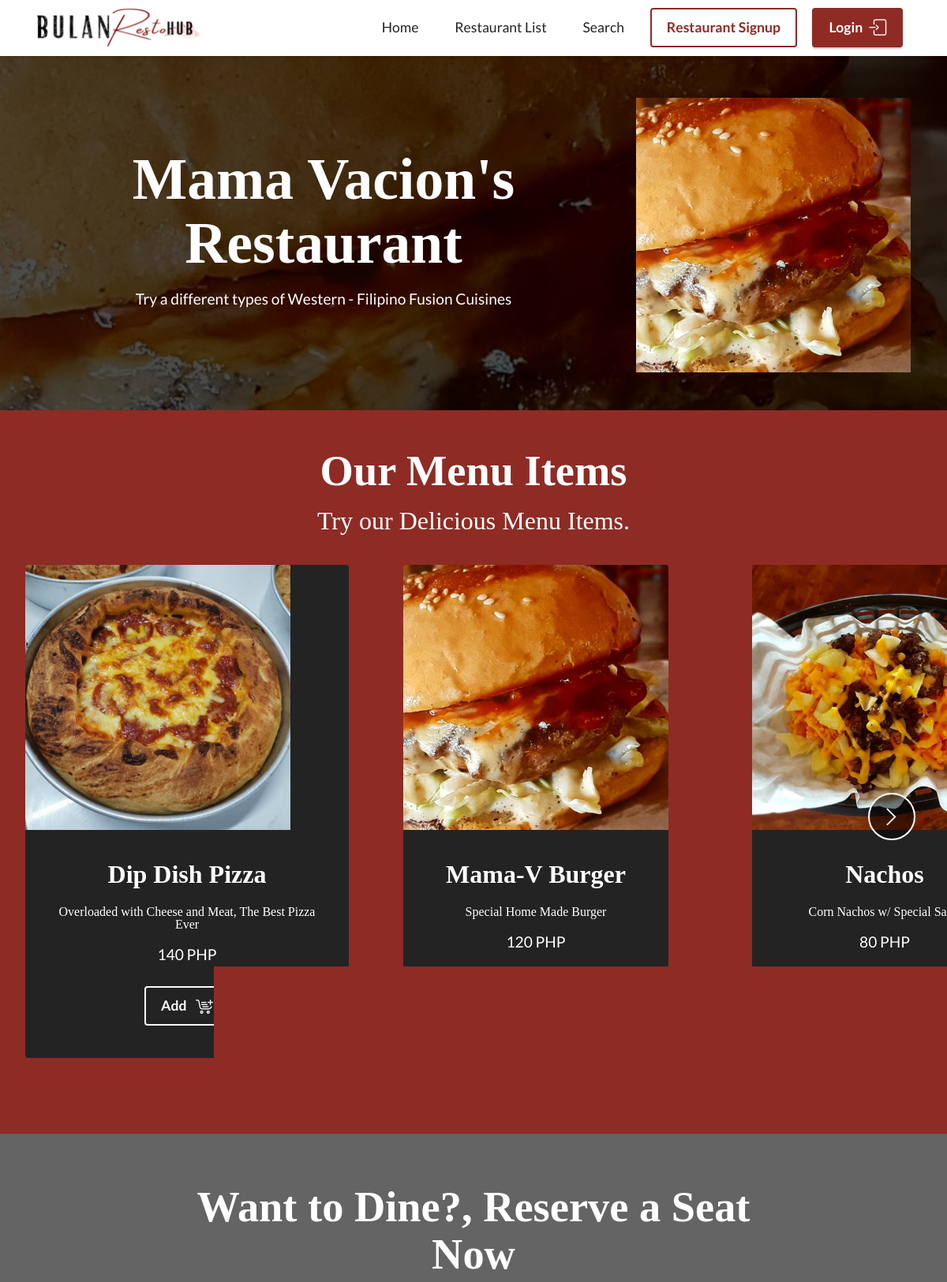
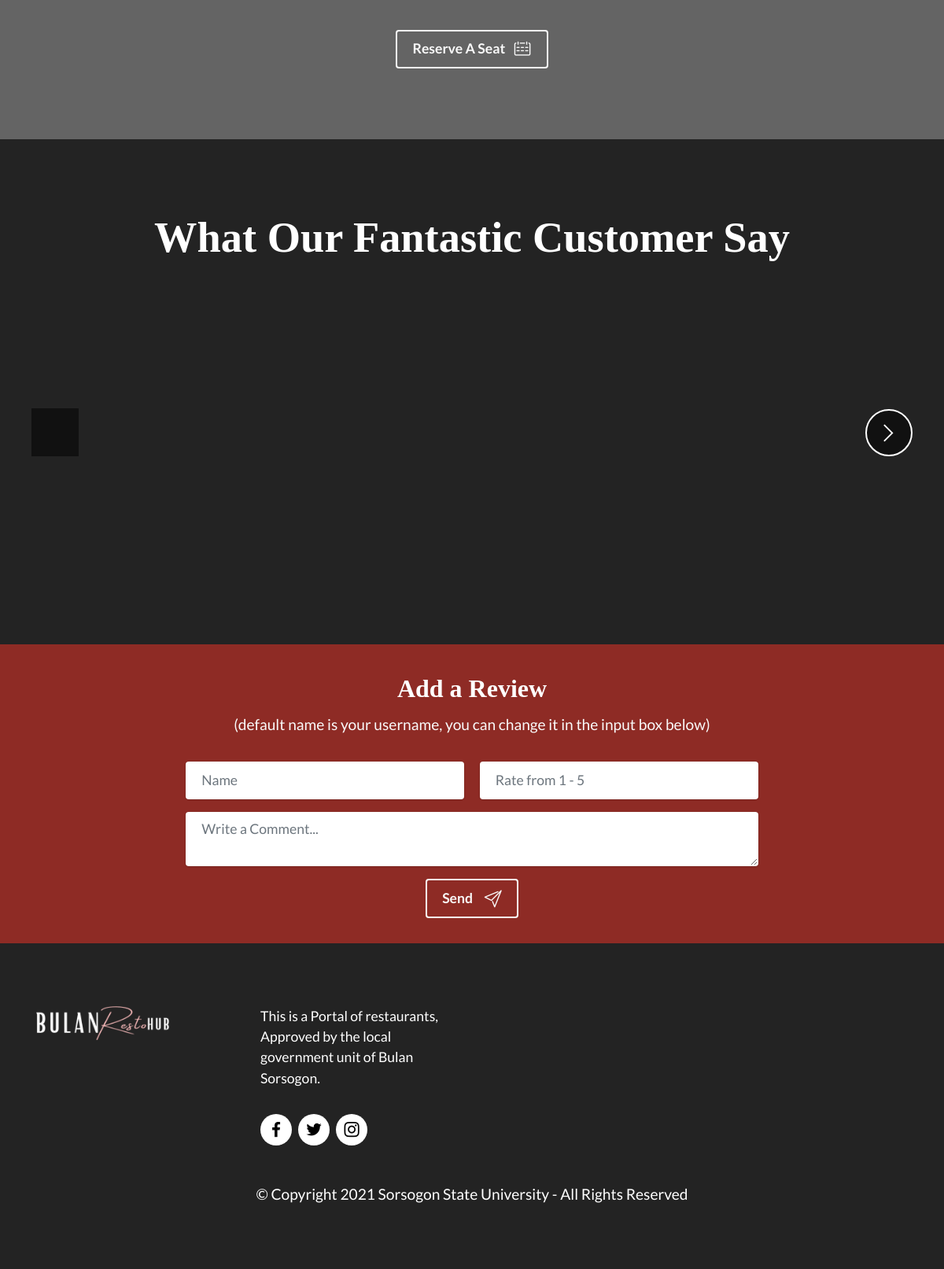
The app's page /restaurant/mamav with its own data (2 pictures, top to bottom).
### model.py (models this page shows)
class Restaurants(db.Model):
    __tablename__ = 'restaurants'
    id = Column(Integer,primary_key=True)
    title = Column(String(255))
    subtitle = Column(Text)
    image = Column(String(255))
    slug = Column(String(255))
    useraccount = Column(String(255))

class MenuItems(db.Model):
    __tablename__ = 'menu_items'
    id = Column(Integer,primary_key=True)
    name = Column(String(255))
    details = Column(String(255))
    image = Column(String(255))
    price = Column(String(255))
    search_tags = Column(String(255))
    slug = Column(String(255))

class Feedback(db.Model):
    __tablename__ = 'feedback'
    id = Column(Integer,primary_key=True)
    username = Column(String)
    slug = Column(String)
    rate = Column(Float)
    comment = Column(String)

### app.py (the view, shortened to what this page needs)
@app.route('/restaurant/<string:slug>',methods=['GET','POST'])
def restaurantpage(slug):
    global current_slug
    form = FeedbackForm()
    cart_form = CartForm()
    is_login = False
    restaurant = Restaurants.query.filter_by(slug=slug).one()
    menu_items = MenuItems.query.filter_by(slug=slug).order_by(asc(MenuItems.name))
    comments = Feedback.query.filter_by(slug=slug).order_by(asc(Feedback.username))
    return render_template('restaurant.html', restaurant=restaurant, menu_items=menu_items,comments=comments,is_login=is_login,cart_data_len=CartRecord.query.count(),form=form)

### forms.py
class FeedbackForm(FlaskForm):
    feedback_name = StringField('Name',render_kw={"placeholder":"Name"})
    rate = IntegerField('Rate',render_kw={"placeholder": "Rate from 1 - 5", "type" : "number"},validators=[NumberRange(1,5,message='You can only rate from 1 - 5')])
    message = TextAreaField('Message',render_kw={"placeholder":"Write a Comment..."},validators=[DataRequired()])

class CartForm(FlaskForm):
    menu_name = HiddenField()
    price = HiddenField()

### app.py (called while the page is built)
@app.context_processor
def default_contents():
    home_title = 'Life is full of Memories, we make them sweeter'
    home_subtitle = 'Choose a Restaurant'
    home_card_title = ["Restaurant Reservations","Order Food Now!","Join our Community"]
    home_card_subtitle =["Reserve a seat on our affiliated restaurants.","Easy ordering with free shipping fee.","We listen to feedback, be a part of our community."]
    restaurant_list_title = 'Our Affiliated Restaurant\'s'
    return dict(home_title=home_title,
                home_subtitle= home_subtitle,
                home_card_title = home_card_title,
                home_card_subtitle=home_card_subtitle,
                restaurant_list_title=restaurant_list_title)

### templates/restaurant.html (shortened to what this page needs)
{%extends "base.html"%}
{%block navbutton%}
{% if not is_login%}
<div class="navbar-buttons mbr-section-btn">
    <a class="btn btn-primary-outline display-4" href="/restosignup">
    Restaurant Signup
    </a>
    <a class="btn btn-primary display-4" href="/login">
    <span class="mbrib-login mbr-iconfont mbr-iconfont-btn" style="color: rgb(255, 255, 255);"></span>Login</a>
</div>
{%endif%}
{%endblock%}
{%block content%}
<section data-bs-version="5.1" class="header11 cid-sRxkInO9Dh mbr-parallax-background" style="background:url({{'../static/images/'+restaurant.image}}); background-size:cover; background-position: center;" id="header11-1q">
    <div class="mbr-overlay" style="opacity: 0.7; background-color: rgb(0, 0, 0);"></div>
    <div class="container">
        <div class="row justify-content-center">
            <div class="col-12 col-md-4 image-wrapper">
                <img class="w-100" src="{{url_for('static',filename = 'images/' + restaurant.image)}}" alt={{restaurant.slug}}>
            </div>
            <div class="col-12 col-md">
                <div class="text-wrapper text-center">
                    <h1 class="mbr-section-title mbr-fonts-style mb-3 display-1">
                        <strong>{{restaurant.title}}</strong></h1>
                    <p class="mbr-text mbr-fonts-style display-7">
                        {{restaurant.subtitle}}</p>
                </div>
            </div>
        </div>
    </div>
</section>
<section data-bs-version="5.1" class="slider4 mbr-embla cid-sRxnOJl3Yd" id="slider4-1u">
    <div class="position-relative text-center">
        <div class="mbr-section-head">
            <h4 class="mbr-section-title mbr-fonts-style align-center mb-0 display-2">
                <strong>Our Menu Items</strong></h4>
            <h5 class="mbr-section-subtitle mbr-fonts-style align-center mb-0 mt-2 display-5">Try our Delicious Menu Items.</h5>
        </div>
        <div class="embla mt-4" data-skip-snaps="true" data-align="center" data-contain-scroll="trimSnaps" data-auto-play-interval="5" data-draggable="true">
            <div class="embla__viewport container-fluid">
                <div class="embla__container">
                    {%for item in menu_items%}
                    <div class="embla__slide slider-image item" style="margin-left: 1rem; margin-right: 1rem;">
                        <div class="slide-content">
                            <div class="item-wrapper">
                                <div class="item-img">
                                    <img src="{{url_for('static',filename = 'images/' + item.image)}}" style="width:21rem !important; height:21rem !important;">
                                </div>
                            </div>
                            <div class="item-content">
                                <h5 class="item-title mbr-fonts-style display-5"><strong>{{item.name}}</strong></h5>
                                <p class="item-title mbr-fonts-style mt-3 display-8">{{item.details}}</p>
                                <p class="mbr-text mbr-fonts-style mt-3 display-7">{{item.price}} PHP</p>
                            </div>
                            {% if not is_login%}
                            <div class="mbr-section-btn item-footer mt-2">
                                <a href="/login_error" class="btn item-btn btn-white-outline display-4" >
                                    <span class="mbrib-cart-add mbr-iconfont mbr-iconfont-btn"></span>Add&nbsp;
                                </a>
                            </div>
                            {%endif%}
                        </div>
                    </div>
                    {%endfor%}
                </div>
            </div>
            <button class="embla__button embla__button--next">
                <span class="mobi-mbri mobi-mbri-arrow-next mbr-iconfont" aria-hidden="true"></span>
            </button>
        </div>
    </div>
</section>
<section data-bs-version="5.1" class="info1 cid-sRxtMGZNhn mbr-parallax-background" id="info1-1x">
    <div class="mbr-overlay" style="opacity: 0.7; background-color: rgb(35, 35, 35);"></div>
    <div class="align-center container-fluid">
        <div class="row justify-content-center">
            <div class="col-12 col-lg-8">
                <h3 class="mbr-section-title mb-4 mbr-fonts-style display-2"><strong>Want to Dine?, Reserve a Seat Now</strong></h3>
                <div class="mbr-section-btn"><a class="btn btn-white-outline display-4" href='{{"/reservation/" + restaurant.slug}}'><span class="mbrib-calendar mbr-iconfont mbr-iconfont-btn"></span>Reserve A Seat&nbsp;</a></div>
            </div>
        </div>
    </div>
</section>
{% if comments.count() > 0 %}
<section data-bs-version="5.1" class="people5 mbr-embla cid-sRzsP7EzVI" id="people5-2d">
    <div class="position-relative text-center">
        <h3 class="mb-4 mbr-fonts-style display-2">
            <strong>What Our Fantastic Customer Say</strong>
        </h3>
        <div class="embla" data-skip-snaps="true" data-align="center" data-loop="true" data-auto-play-interval="5" data-draggable="true">
            <div class="embla__viewport container-fluid">
                <div class="embla__container">
                    {%for comment in comments%}
                    <div class="embla__slide slider-image item" style="margin-left: 7rem; margin-right: 7rem;">
                        <div class="user">
                            <div class="user_image">
                                <div class="item-wrapper position-relative">
                                    <img src="../static/assets/images/mbr-600x600.png">
                                </div>
                            </div>
                            <div class="user_text mb-4">
                                <p class="mbr-fonts-style display-7">
                                </p>
                            </div>
                            <div class="user_name mbr-fonts-style mb-2 display-7">
                                <strong>{{comment.username}}</strong>
                            </div>
                        </div>
                    </div>
                    {%endfor%}
                </div>
            </div>
            <button class="embla__button embla__button--prev">
                <span class="mobi-mbri mobi-mbri-arrow-prev mbr-iconfont" aria-hidden="true"></span>
            </button>
            <button class="embla__button embla__button--next">
                <span class="mobi-mbri mobi-mbri-arrow-next mbr-iconfont" aria-hidden="true"></span>
            </button>
        </div>
    </div>
</section>
{%endif%}
<section data-bs-version="5.1" class="form5 cid-sRxvTc0ji1" id="form5-1y">
    <div class="container">
        <div class="mbr-section-head">
            <h3 class="mbr-section-title mbr-fonts-style align-center mb-0 display-5">
                <strong>Add a Review</strong></h3>
                        <h4 class="mbr-section-subtitle mbr-fonts-style align-center mb-0 mt-2 display-7 text-white">
                (default name is your username, you can change it in the input box below)</h4>
        </div>
        <div class="row justify-content-center mt-4">
            <div class="col-lg-8 mx-auto mbr-form" data-form-type="formoid">
                <form action="" method="POST" class="mbr-form form-with-styler" data-form-title="Form Name"><input type="hidden" name="email" data-form-email="true">
                    <div class="dragArea row">
                        <div class="col-md col-sm-12 form-group mb-3">
                            {{form.feedback_name(class="form-control")}}
                        </div>
                        <div class="col-md col-sm-12 form-group mb-3" data-for="name">
                            {{form.rate(class="form-control")}}
                        </div>
                        <div class="col-12 form-group mb-3" data-for="textarea">
                            {{form.message(class="form-control")}}
                        </div>
                        {%if not is_login%}
                        <div class="col-lg-12 col-md-12 col-sm-12 align-center mbr-section-btn">
                            <a href="/login_error_2" class="btn btn-white-outline display-4">
                                <span class="mbrib-paper-plane mbr-iconfont mbr-iconfont-btn"></span>Send
                                &nbsp;</a>
                        </div>
                        {%else%}
                        <div class="col-lg-12 col-md-12 col-sm-12 align-center mbr-section-btn">
                            <button type="submit" class="btn btn-white-outline display-4">
                                <span class="mbrib-paper-plane mbr-iconfont mbr-iconfont-btn"></span>Send
                                &nbsp;</button>
                        </div>
                        {%endif%}
                    </div>
                </form>
            </div>
        </div>
    </div>
</section>
{%endblock%}

### static/assets/theme/css/style.css (style rules this page uses)
section { background-color: #ffffff; }
body { font-style: normal; line-height: 1.5; font-weight: 400; color: #232323; position: relative; }
button { background-color: transparent; border-color: transparent; }
section, .container, .container-fluid { position: relative; word-wrap: break-word; }
a { font-style: normal; font-weight: 400; cursor: pointer; }
a, a:hover { text-decoration: none; }
.mbr-section-title { font-style: normal; line-height: 1.3; }
.mbr-section-subtitle { line-height: 1.3; }
.mbr-text { font-style: normal; line-height: 1.7; }
h1, h2, h3, h4, h5, h6, .display-1, .display-2, .display-4, .display-5, .display-7, span, p, a { line-height: 1; word-break: break-word; word-wrap: break-word; font-weight: 400; }
b, strong { font-weight: bold; }
section { background-position: 50% 50%; background-repeat: no-repeat; background-size: cover; }
.align-center { text-align: center; }
img, iframe { display: block; width: 100%; }
.mbr-section-btn { margin-left: -0.6rem; margin-right: -0.6rem; font-size: 0; }
.btn { font-weight: 600; border-width: 1px; font-style: normal; margin: 0.6rem 0.6rem; white-space: normal; transition: all 0.2s ease-in-out; display: inline-flex; align-items: center; justify-content: center; word-break: break-word; }
nav .mbr-section-btn { margin-left: 0rem; margin-right: 0rem; }
.btn .mbr-iconfont, .btn.btn-sm .mbr-iconfont { order: 1; cursor: pointer; margin-left: 0.5rem; vertical-align: sub; }
.row { display: -webkit-flex; -webkit-flex-wrap: wrap; }
.justify-content-center { -webkit-justify-content: center; }
html, body { height: auto; min-height: 100vh; }
.form-control { background-color: #ffffff; background-clip: border-box; color: #232323; line-height: 1rem !important; height: auto; padding: 0.6rem 1.2rem; transition: border-color 0.25s ease 0s; border: 1px solid transparent !important; border-radius: 4px; box-shadow: rgba(0, 0, 0, 0.07) 0px 1px 1px 0px, rgba(0, 0, 0, 0.07) 0px 1px 3px 0px, rgba(0, 0, 0, 0.03) 0px 0px 0px 1px; }
form .row { margin-left: -0.6rem; margin-right: -0.6rem; }
form .row [class*=col] { padding-left: 0.6rem; padding-right: 0.6rem; }
form .mbr-section-btn { margin: 0; padding-left: 0.6rem; padding-right: 0.6rem; }
form .btn { display: flex; padding: 0.6rem 1.2rem; margin: 0; }
textarea.form-control { line-height: 1.5rem !important; }
.form-group { margin-bottom: 1.2rem; }
.form-control, form .btn { min-height: 48px; }
.mbr-overlay { background-color: #000; bottom: 0; left: 0; opacity: 0.5; position: absolute; right: 0; top: 0; z-index: 0; pointer-events: none; }
.mt-4 { margin-top: 2rem !important; }
.mb-4 { margin-bottom: 2rem !important; }
@media (min-width: 992px) { .container { padding-left: 16px; padding-right: 16px; } }
@media (min-width: 992px) { .row { margin-left: -16px; margin-right: -16px; } }
@media (min-width: 992px) { .row > [class*=col] { padding-left: 16px; padding-right: 16px; } }
@media (min-width: 768px) { .container-fluid { padding-left: 32px; padding-right: 32px; } }
.card-wrapper, .item-wrapper { overflow: hidden; }
.item { position: relative; }

### records on screen
Restaurants: image (picture), title "Mama Vacion's Restaurant", subtitle "Try a different types of Western - Filipino Fusion Cuisines"
MenuItems: image (picture), name "Dip Dish Pizza", details "Overloaded with Cheese and Meat, The Best Pizza Ever", price "140", shows "Add"
MenuItems: image (picture), name "Mama-V Burger", details "Special Home Made Burger", price "120"
MenuItems: image (picture), name "Nachos", details "Corn Nachos w/ Special…", price "80"
